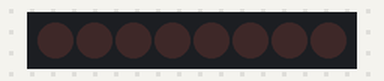
Recording of a sketch running on a simulated Arduino Uno, built with avr-gcc and run on an emulated ATmega328P. Shown: 8 shift-register outputs drawn as a row of LEDs (first output left, lit = HIGH). Wiring (inferred from the names in the program): shift register (74HC595): data pin 12; shift clock pin 9; latch pin 11. Wiring (inferred from the signals the program sends): row of LEDs: on Q0, Q1, Q2, Q3, Q4, Q5, Q6, Q7.

Above: at 0.2 s.
At 1.2 s:
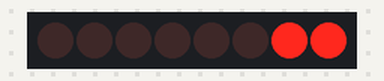
At 1.7 s:
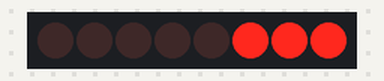
At 2.7 s:
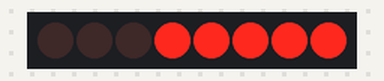
At 3.7 s:
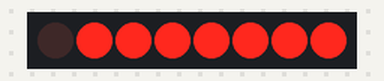
At 5.2 s:
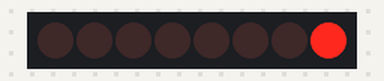
Timing chart, 0 to 5.9 s (numbered marks = the images above):
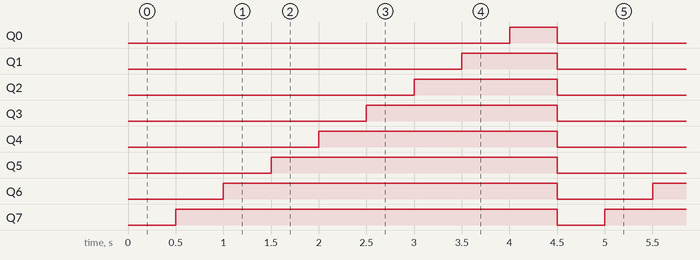

Measured:
- by itself, Q0: alternates HIGH for 0.50 s and LOW for 4.0 s
- by itself, Q1: alternates HIGH for 1.0 s and LOW for 3.5 s
- by itself, Q2: alternates HIGH for 1.5 s and LOW for 3.0 s
- by itself, Q3: alternates HIGH for 2.0 s and LOW for 2.5 s
- by itself, Q4: alternates HIGH for 2.5 s and LOW for 2.0 s
- by itself, Q5: alternates HIGH for 3.0 s and LOW for 1.5 s
- by itself, Q6: alternates HIGH for 3.5 s and LOW for 1.0 s
- by itself, Q7: alternates HIGH for 4.0 s and LOW for 0.50 s

The sketch:

sketch_jun11a.ino
```cpp
int tDelay = 500;
int latchPin = 11;
int dataPin = 12;
int clockPin = 9;

byte leds = 0;

void updateShiftRegister(){
  digitalWrite(latchPin, LOW);
  shiftOut(dataPin, clockPin, LSBFIRST, leds);
  digitalWrite(latchPin, HIGH);
}

void setup(){
  pinMode(latchPin, OUTPUT);
  pinMode(dataPin, OUTPUT);
  pinMode(clockPin, OUTPUT);
}

void loop(){
  leds = 0;
  updateShiftRegister();
  delay(tDelay);
  for(int i = 0; i < 8; i++){
    bitSet(leds, i);
    updateShiftRegister();
    delay(tDelay);
  }
}
```
